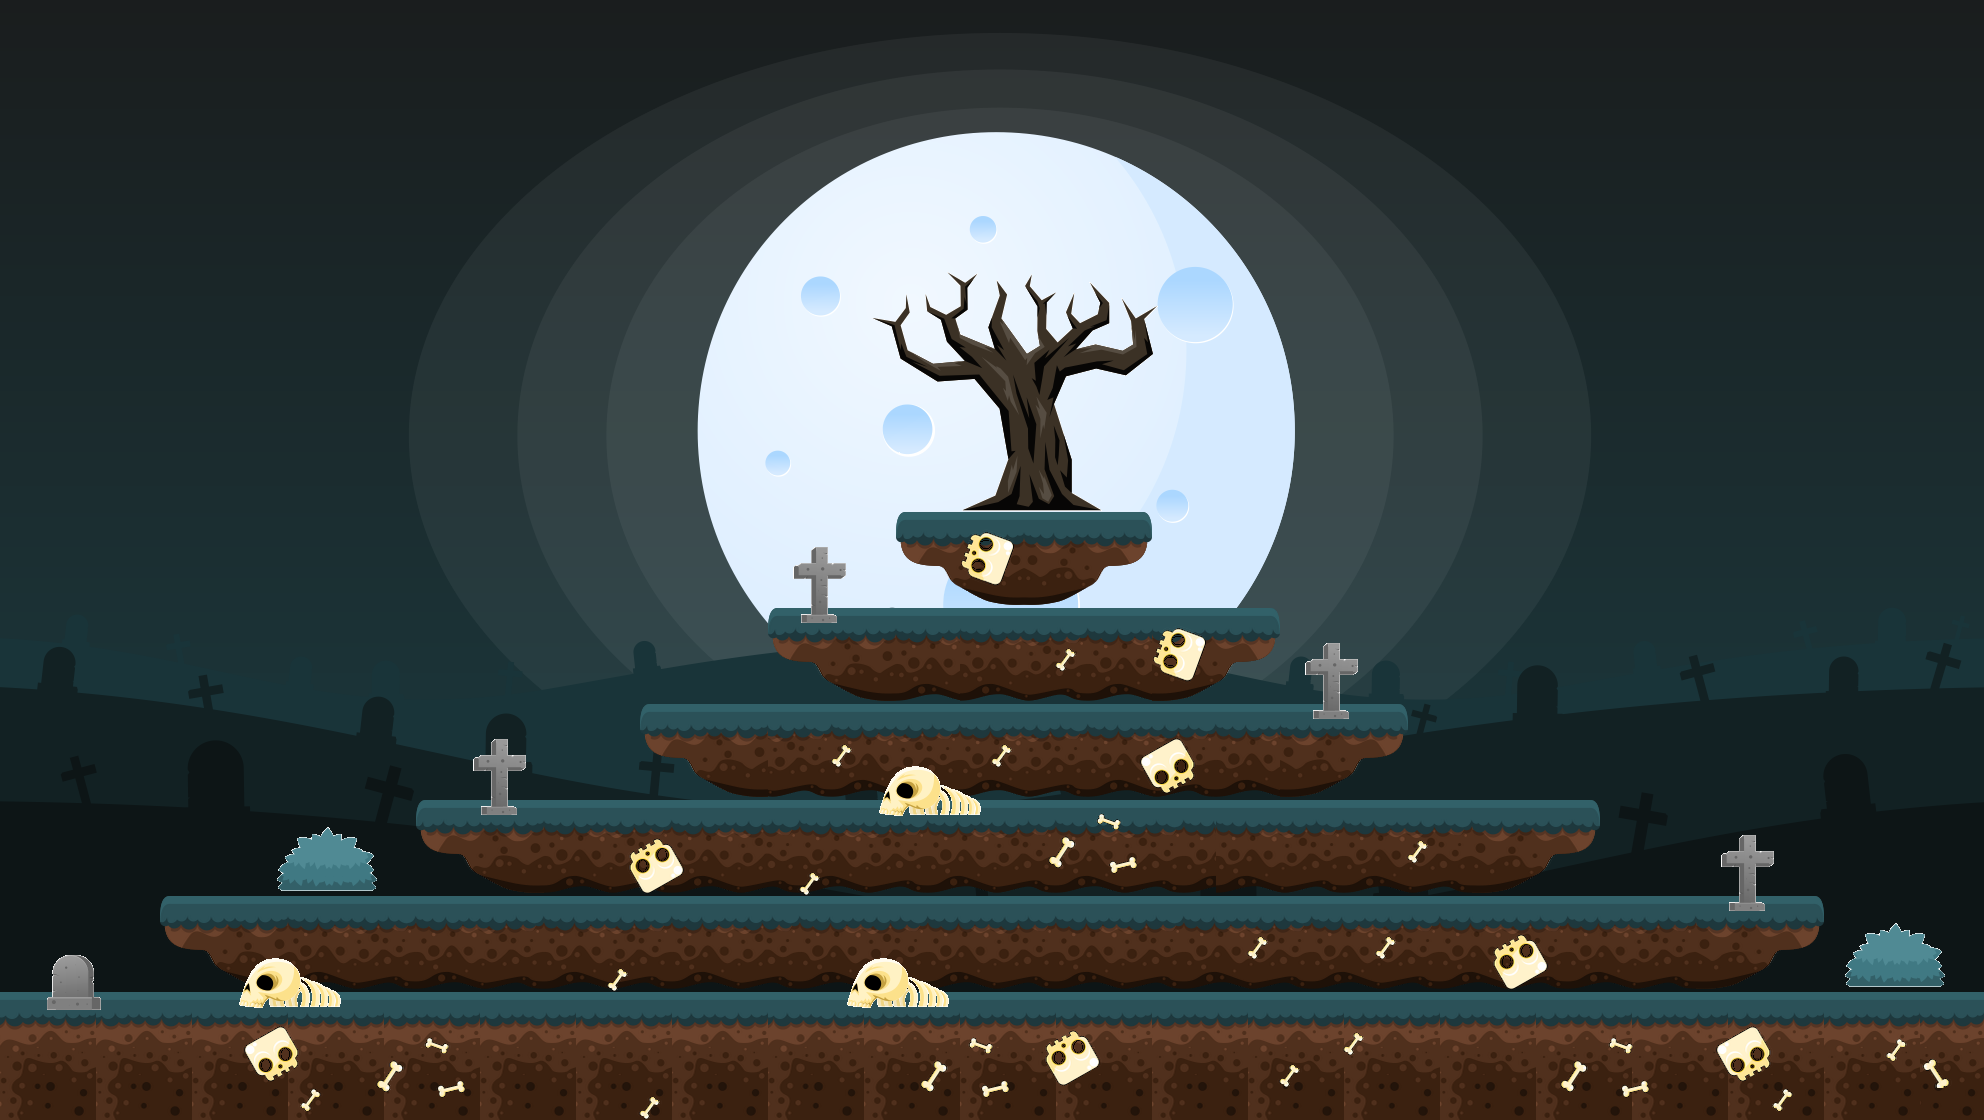

This game map was drawn from its Tiled (.tmx) file and the tilesets committed beside it. A one-line description and the trimmed map source follow:
An orthogonal 62x35 tile map with 32x32 px tiles, 3 tile layers (Livello tile 1, Livello tile 2, Livello tile 3), 11 tilesets and 18 objects (12x wall, 6x platform).

<map version="1.5" tiledversion="1.5.0" orientation="orthogonal" renderorder="right-down" width="62" height="35" tilewidth="32" tileheight="32" infinite="0" nextlayerid="10" nextobjectid="31">
 <tileset firstgid="1" name="Background" tilewidth="32" tileheight="32" tilecount="2170" columns="62">
  <image source="Background.png" trans="000000" width="2000" height="1143" />
 </tileset>
 <tileset firstgid="2171" name="Ground0" tilewidth="32" tileheight="32" tilecount="16" columns="4">
  <image source="Ground0.png" trans="000000" width="128" height="128" />
 </tileset>
 <tileset firstgid="2187" name="LeftGround1" tilewidth="32" tileheight="32" tilecount="16" columns="4">
  <image source="LeftGround1.png" trans="000000" width="128" height="128" />
 </tileset>
 <tileset firstgid="2203" name="Ground1" tilewidth="32" tileheight="32" tilecount="16" columns="4">
  <image source="Ground1.png" trans="000000" width="128" height="128" />
 </tileset>
 <tileset firstgid="2219" name="Bone1" tilewidth="32" tileheight="32" tilecount="16" columns="4">
  <image source="Bone1.png" trans="000000" width="128" height="128" />
 </tileset>
 <tileset firstgid="2235" name="Bone1R" tilewidth="32" tileheight="32" tilecount="16" columns="4">
  <image source="Bone1R.png" trans="000000" width="128" height="128" />
 </tileset>
 <tileset firstgid="2251" name="Bone4" tilewidth="32" tileheight="32" tilecount="16" columns="4">
  <image source="Bone4.png" trans="000000" width="128" height="128" />
 </tileset>
 <tileset firstgid="2267" name="Bone2" tilewidth="32" tileheight="32" tilecount="16" columns="4">
  <image source="Bone2.png" trans="000000" width="128" height="128" />
 </tileset>
 <tileset firstgid="2283" name="Bone3" tilewidth="32" tileheight="32" tilecount="16" columns="4">
  <image source="Bone3.png" trans="000000" width="128" height="128" />
 </tileset>
 <tileset firstgid="2299" name="ObjectsSheet" tilewidth="32" tileheight="32" tilecount="682" columns="31">
  <image source="ObjectsSheet.png" trans="ffffff" width="1000" height="729" />
 </tileset>
 <tileset firstgid="2981" name="rightGround1" tilewidth="32" tileheight="32" tilecount="16" columns="4">
  <image source="RightGround1.png" trans="ffffff" width="128" height="128" />
 </tileset>
 <layer id="1" name="Livello tile 1" width="62" height="35">
  <data>[2170 cells, 2170 non-empty, 1934 distinct tile ids]</data>
 </layer>
 <layer id="7" name="Livello tile 2" width="62" height="35">
  <data>[2170 cells, 411 non-empty, 36 distinct tile ids]</data>
 </layer>
 <objectgroup id="4" name="Livello di oggetti 1">
  <object id="6" type="wall" x="0" y="0" width="1.33333" height="1119.67" />
  <object id="8" type="wall" x="1983.63" y="0.0625" width="0.25" height="1119.56" />
  <object id="13" type="platform" x="1.5" y="992" width="1981.88" height="129" />
  <object id="14" type="platform" x="160.5" y="895.5" width="1664.5" height="95" />
  <object id="15" type="platform" x="415.5" y="799.5" width="1183.5" height="94.5" />
  <object id="16" type="platform" x="640" y="704" width="767" height="94" />
  <object id="17" type="platform" x="769" y="607.5" width="510" height="95.5" />
  <object id="18" type="platform" x="896.5" y="511.5" width="254" height="96" />
  <object id="20" type="wall" x="157.75" y="895.5" width="2" height="94.75" />
  <object id="21" type="wall" x="413" y="799.5" width="1.25" height="94.25" />
  <object id="22" type="wall" x="637.25" y="704" width="2.5" height="94" />
  <object id="23" type="wall" x="766.5" y="608" width="2.5" height="95" />
  <object id="24" type="wall" x="894" y="512.25" width="2" height="94.25" />
  <object id="25" type="wall" x="1151.25" y="511.5" width="1.75" height="95.25" />
  <object id="26" type="wall" x="1279.75" y="607.75" width="2.25" height="95" />
  <object id="27" type="wall" x="1408" y="704" width="2.25" height="94.5" />
  <object id="28" type="wall" x="1600" y="799.5" width="2.25" height="94.75" />
  <object id="29" type="wall" x="1825.75" y="895.75" width="2.5" height="95.25" />
 </objectgroup>
 <layer id="9" name="Livello tile 3" width="62" height="35">
  <data>[2170 cells, 350 non-empty, 181 distinct tile ids]</data>
 </layer>
</map>
